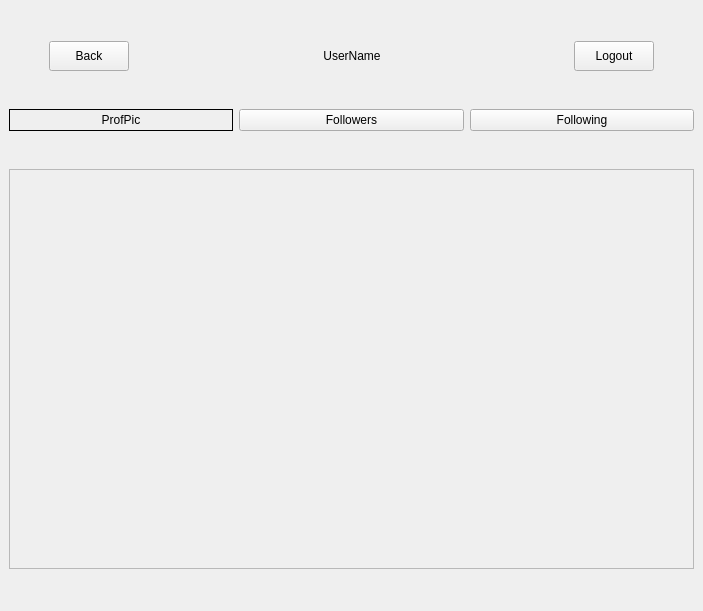
<?xml version="1.0" encoding="UTF-8"?>
<ui version="4.0">
 <class>Profile</class>
 <widget class="QMainWindow" name="Profile">
  <property name="geometry">
   <rect>
    <x>0</x>
    <y>0</y>
    <width>703</width>
    <height>611</height>
   </rect>
  </property>
  <property name="windowTitle">
   <string>MainWindow</string>
  </property>
  <widget class="QWidget" name="centralwidget">
   <layout class="QGridLayout" name="gridLayout">
    <item row="0" column="0">
     <layout class="QHBoxLayout" name="horizontalLayout">
      <item>
       <spacer name="horizontalSpacer_4">
        <property name="orientation">
         <enum>Qt::Orientation::Horizontal</enum>
        </property>
        <property name="sizeType">
         <enum>QSizePolicy::Policy::Minimum</enum>
        </property>
        <property name="sizeHint" stdset="0">
         <size>
          <width>40</width>
          <height>20</height>
         </size>
        </property>
       </spacer>
      </item>
      <item>
       <widget class="QPushButton" name="Home">
        <property name="minimumSize">
         <size>
          <width>70</width>
          <height>30</height>
         </size>
        </property>
        <property name="styleSheet">
         <string notr="true">font: 20pt &quot;Bahnschrift&quot;;</string>
        </property>
        <property name="text">
         <string>Back</string>
        </property>
       </widget>
      </item>
      <item>
       <spacer name="horizontalSpacer_3">
        <property name="orientation">
         <enum>Qt::Orientation::Horizontal</enum>
        </property>
        <property name="sizeType">
         <enum>QSizePolicy::Policy::Expanding</enum>
        </property>
        <property name="sizeHint" stdset="0">
         <size>
          <width>40</width>
          <height>20</height>
         </size>
        </property>
       </spacer>
      </item>
      <item>
       <widget class="QLabel" name="UserName">
        <property name="minimumSize">
         <size>
          <width>200</width>
          <height>10</height>
         </size>
        </property>
        <property name="maximumSize">
         <size>
          <width>1000</width>
          <height>30</height>
         </size>
        </property>
        <property name="styleSheet">
         <string notr="true">font: 20pt &quot;Bahnschrift&quot;;</string>
        </property>
        <property name="text">
         <string>UserName</string>
        </property>
        <property name="alignment">
         <set>Qt::AlignmentFlag::AlignCenter</set>
        </property>
       </widget>
      </item>
      <item>
       <spacer name="horizontalSpacer">
        <property name="orientation">
         <enum>Qt::Orientation::Horizontal</enum>
        </property>
        <property name="sizeHint" stdset="0">
         <size>
          <width>40</width>
          <height>20</height>
         </size>
        </property>
       </spacer>
      </item>
      <item>
       <widget class="QPushButton" name="Logout">
        <property name="minimumSize">
         <size>
          <width>70</width>
          <height>30</height>
         </size>
        </property>
        <property name="styleSheet">
         <string notr="true">font: 20pt &quot;Bahnschrift&quot;;</string>
        </property>
        <property name="text">
         <string>Logout</string>
        </property>
       </widget>
      </item>
      <item>
       <spacer name="horizontalSpacer_2">
        <property name="orientation">
         <enum>Qt::Orientation::Horizontal</enum>
        </property>
        <property name="sizeType">
         <enum>QSizePolicy::Policy::Minimum</enum>
        </property>
        <property name="sizeHint" stdset="0">
         <size>
          <width>40</width>
          <height>20</height>
         </size>
        </property>
       </spacer>
      </item>
     </layout>
    </item>
    <item row="1" column="0">
     <layout class="QHBoxLayout" name="horizontalLayout_3">
      <item>
       <widget class="QLabel" name="ProfPic">
        <property name="styleSheet">
         <string notr="true">font: 20pt &quot;Bahnschrift&quot;;</string>
        </property>
        <property name="frameShape">
         <enum>QFrame::Shape::Box</enum>
        </property>
        <property name="text">
         <string>ProfPic</string>
        </property>
        <property name="alignment">
         <set>Qt::AlignmentFlag::AlignCenter</set>
        </property>
       </widget>
      </item>
      <item>
       <widget class="QPushButton" name="Followers">
        <property name="styleSheet">
         <string notr="true">font: 20pt &quot;Bahnschrift&quot;;</string>
        </property>
        <property name="text">
         <string>Followers</string>
        </property>
       </widget>
      </item>
      <item>
       <widget class="QPushButton" name="Following">
        <property name="styleSheet">
         <string notr="true">font: 20pt &quot;Bahnschrift&quot;;</string>
        </property>
        <property name="text">
         <string>Following</string>
        </property>
       </widget>
      </item>
     </layout>
    </item>
    <item row="2" column="0">
     <widget class="QScrollArea" name="scrollArea">
      <property name="maximumSize">
       <size>
        <width>16777215</width>
        <height>400</height>
       </size>
      </property>
      <property name="widgetResizable">
       <bool>true</bool>
      </property>
      <widget class="QWidget" name="scrollAreaWidgetContents">
       <property name="geometry">
        <rect>
         <x>0</x>
         <y>0</y>
         <width>689</width>
         <height>398</height>
        </rect>
       </property>
      </widget>
     </widget>
    </item>
   </layout>
  </widget>
 </widget>
 <resources/>
 <connections/>
</ui>
